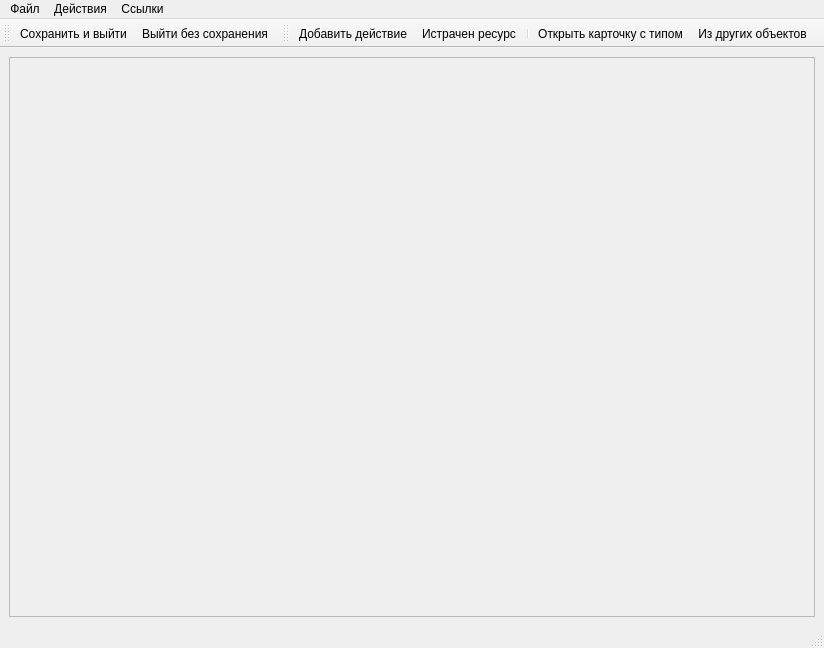
<?xml version="1.0" encoding="UTF-8"?>
<ui version="4.0">
 <class>HypotesisWindow</class>
 <widget class="QMainWindow" name="HypotesisWindow">
  <property name="geometry">
   <rect>
    <x>0</x>
    <y>0</y>
    <width>824</width>
    <height>648</height>
   </rect>
  </property>
  <property name="windowTitle">
   <string>MainWindow</string>
  </property>
  <widget class="QWidget" name="centralwidget">
   <layout class="QGridLayout" name="gridLayout">
    <item row="0" column="0">
     <widget class="QScrollArea" name="scrollArea">
      <property name="widgetResizable">
       <bool>true</bool>
      </property>
      <widget class="QWidget" name="scrollAreaWidgetContents">
       <property name="geometry">
        <rect>
         <x>0</x>
         <y>0</y>
         <width>810</width>
         <height>562</height>
        </rect>
       </property>
       <layout class="QGridLayout" name="gridLayout_2">
        <item row="0" column="0">
         <layout class="QVBoxLayout" name="verticalLayout"/>
        </item>
       </layout>
      </widget>
     </widget>
    </item>
   </layout>
  </widget>
  <widget class="QMenuBar" name="menubar">
   <property name="geometry">
    <rect>
     <x>0</x>
     <y>0</y>
     <width>824</width>
     <height>23</height>
    </rect>
   </property>
   <widget class="QMenu" name="menu">
    <property name="title">
     <string>Файл</string>
    </property>
    <addaction name="action_saveNexit"/>
    <addaction name="action_Cancel"/>
   </widget>
   <widget class="QMenu" name="menu_2">
    <property name="title">
     <string>Действия</string>
    </property>
    <addaction name="action_AddAction"/>
    <addaction name="action_WriteOffRes"/>
    <addaction name="separator"/>
    <addaction name="action_OpenType"/>
   </widget>
   <widget class="QMenu" name="menu_3">
    <property name="title">
     <string>Ссылки</string>
    </property>
    <widget class="QMenu" name="menu_Multilink">
     <property name="title">
      <string>Многострочные</string>
     </property>
    </widget>
    <addaction name="menu_Multilink"/>
    <addaction name="action_Links"/>
   </widget>
   <addaction name="menu"/>
   <addaction name="menu_2"/>
   <addaction name="menu_3"/>
  </widget>
  <widget class="QStatusBar" name="statusbar"/>
  <widget class="QToolBar" name="toolBar">
   <property name="windowTitle">
    <string>toolBar</string>
   </property>
   <attribute name="toolBarArea">
    <enum>TopToolBarArea</enum>
   </attribute>
   <attribute name="toolBarBreak">
    <bool>false</bool>
   </attribute>
   <addaction name="action_saveNexit"/>
   <addaction name="action_Cancel"/>
  </widget>
  <widget class="QToolBar" name="toolBar_2">
   <property name="windowTitle">
    <string>toolBar_2</string>
   </property>
   <attribute name="toolBarArea">
    <enum>TopToolBarArea</enum>
   </attribute>
   <attribute name="toolBarBreak">
    <bool>false</bool>
   </attribute>
   <addaction name="action_AddAction"/>
   <addaction name="action_WriteOffRes"/>
   <addaction name="separator"/>
   <addaction name="action_OpenType"/>
   <addaction name="action_Links"/>
  </widget>
  <action name="action_saveNexit">
   <property name="icon">
    <iconset resource="../images/resources.qrc">
     <normaloff>:/PICS/apply.png</normaloff>:/PICS/apply.png</iconset>
   </property>
   <property name="text">
    <string>Сохранить и выйти</string>
   </property>
  </action>
  <action name="action_Cancel">
   <property name="icon">
    <iconset resource="../images/resources.qrc">
     <normaloff>:/PICS/cancel.png</normaloff>:/PICS/cancel.png</iconset>
   </property>
   <property name="text">
    <string>Выйти без сохранения</string>
   </property>
  </action>
  <action name="action_AddAction">
   <property name="icon">
    <iconset resource="../images/resources.qrc">
     <normaloff>:/PICS/add_action.png</normaloff>:/PICS/add_action.png</iconset>
   </property>
   <property name="text">
    <string>Добавить действие</string>
   </property>
  </action>
  <action name="action_WriteOffRes">
   <property name="icon">
    <iconset resource="../images/resources.qrc">
     <normaloff>:/PICS/add_resourse.png</normaloff>:/PICS/add_resourse.png</iconset>
   </property>
   <property name="text">
    <string>Истрачен ресурс</string>
   </property>
  </action>
  <action name="action_OpenType">
   <property name="icon">
    <iconset resource="../images/resources.qrc">
     <normaloff>:/PICS/konstr.png</normaloff>:/PICS/konstr.png</iconset>
   </property>
   <property name="text">
    <string>Открыть карточку с типом</string>
   </property>
  </action>
  <action name="action_Links">
   <property name="icon">
    <iconset resource="../images/resources.qrc">
     <normaloff>:/PICS/chains.png</normaloff>:/PICS/chains.png</iconset>
   </property>
   <property name="text">
    <string>Из других объектов</string>
   </property>
  </action>
 </widget>
 <resources>
  <include location="../images/resources.qrc"/>
 </resources>
 <connections/>
</ui>
